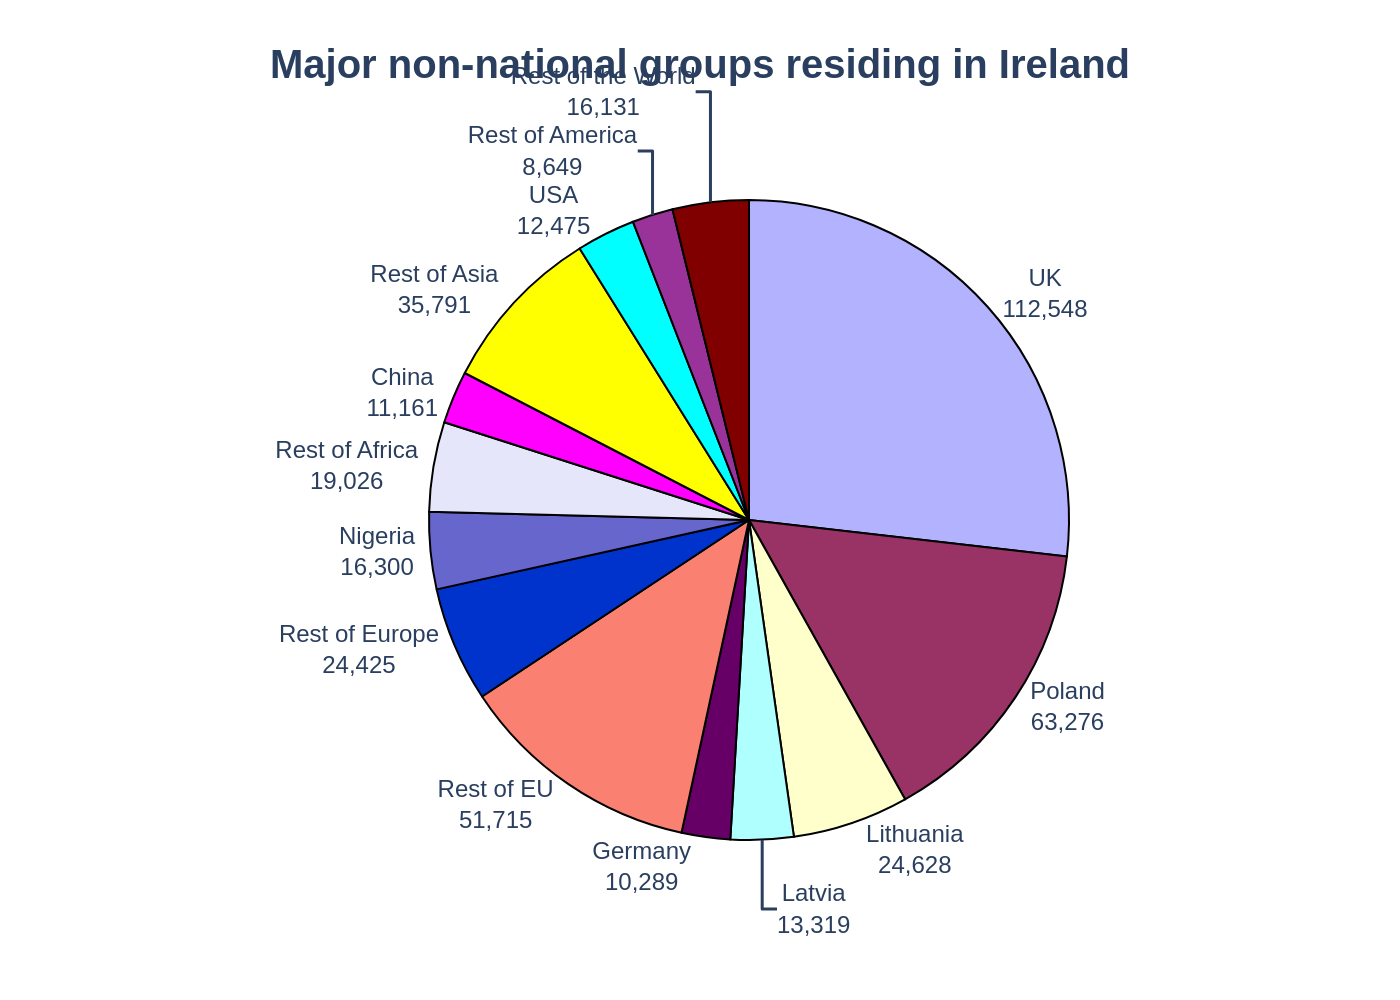

Generate this figure with Python:
import sys
import os
import json
import plotly.graph_objects as go

if len(sys.argv) != 2:
    print(f"Usage: python {os.path.basename(sys.argv[0])} <json_file_path>", file=sys.stderr)
    sys.exit(1)

json_path = sys.argv[1]

if not os.path.exists(json_path):
    print(f"Error: File not found at {json_path}", file=sys.stderr)
    sys.exit(1)

with open(json_path, 'r', encoding='utf-8') as f:
    chart_info = json.load(f)

chart_data = chart_info.get('chart_data', [])
texts = chart_info.get('texts', {})
colors = chart_info.get('colors', [])

labels = [d['label'] for d in chart_data]
values = [d['value'] for d in chart_data]
custom_text = [f"{d['label']}<br>{d['value']:,}" for d in chart_data]

fig = go.Figure()

fig.add_trace(go.Pie(
    labels=labels,
    values=values,
    text=custom_text,
    textinfo='text',
    textposition='outside',
    marker=dict(
        colors=colors,
        line=dict(color='black', width=1)
    ),
    hoverinfo='label+percent',
    sort=False,
    direction='clockwise'
))

title_text = f"<b>{texts.get('title', '')}</b>" if texts.get('title') else None

fig.update_layout(
    title=dict(
        text=title_text,
        y=0.95,
        x=0.5,
        xanchor='center',
        yanchor='top',
        font=dict(size=20)
    ),
    font=dict(
        family="Arial",
        size=12
    ),
    showlegend=False,
    margin=dict(t=100, b=80, l=100, r=100),
    paper_bgcolor='white',
    plot_bgcolor='white',
    autosize=False,
    width=800,
    height=650
)

base_filename = os.path.splitext(os.path.basename(json_path))[0]
output_filename = f"{base_filename}.png"

fig.write_image(output_filename, scale=2)

print(f"Chart saved to {output_filename}")
